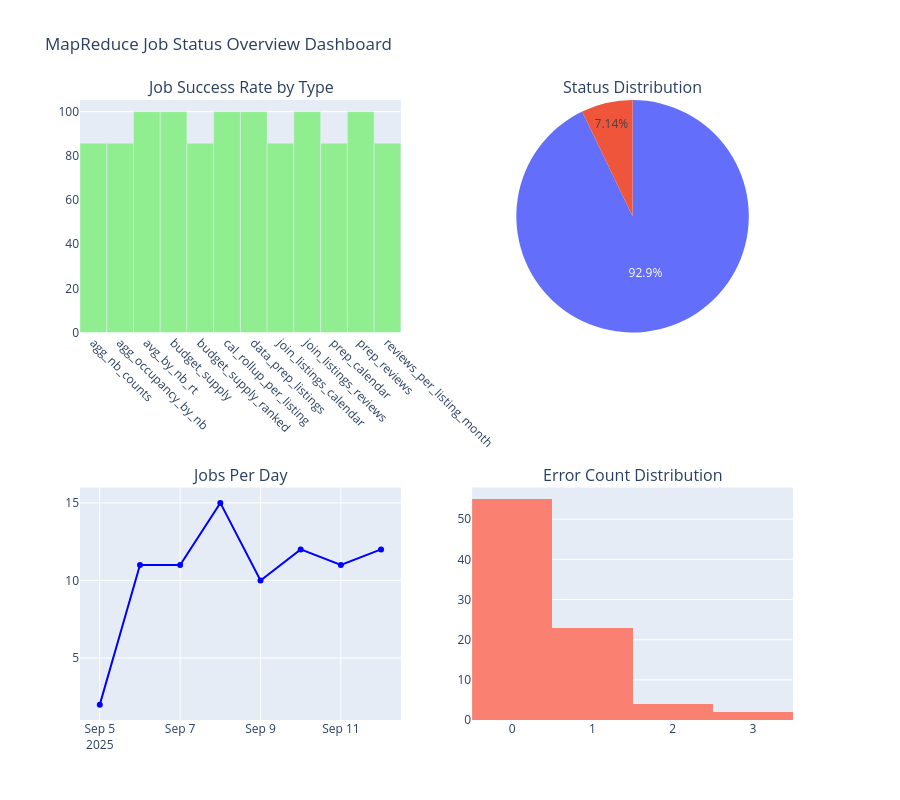

Write notebook code for a chart like this one.
### Markdown cell above
## 4. Job Status Overview Dashboard

### Code cell
fig = make_subplots(
    rows=2, cols=2,
    subplot_titles=('Job Success Rate by Type', 'Status Distribution', 'Jobs Per Day', 'Error Count Distribution'),
    specs=[[{'type': 'bar'}, {'type': 'pie'}],
           [{'type': 'scatter'}, {'type': 'histogram'}]]
)

success_by_job = job_df.groupby('job_name')['status'].apply(
    lambda x: (x == 'SUCCESS').mean() * 100
).reset_index()
success_by_job.columns = ['job_name', 'success_rate']

fig.add_trace(
    go.Bar(
        x=success_by_job['job_name'], 
        y=success_by_job['success_rate'],
        name='Success Rate %',
        marker_color='lightgreen'
    ),
    row=1, col=1
)

status_counts = job_df['status'].value_counts()
fig.add_trace(
    go.Pie(
        labels=status_counts.index,
        values=status_counts.values,
        name='Status Distribution'
    ),
    row=1, col=2
)

jobs_per_day = job_df.groupby('date').size().reset_index()
jobs_per_day.columns = ['date', 'count']
fig.add_trace(
    go.Scatter(
        x=jobs_per_day['date'],
        y=jobs_per_day['count'],
        mode='lines+markers',
        name='Jobs Per Day',
        line=dict(color='blue')
    ),
    row=2, col=1
)

fig.add_trace(
    go.Histogram(
        x=job_df['error_count'],
        name='Error Count Distribution',
        marker_color='salmon'
    ),
    row=2, col=2
)

fig.update_layout(
    height=800,
    title_text="MapReduce Job Status Overview Dashboard",
    showlegend=False
)

fig.update_xaxes(tickangle=45, row=1, col=1)
fig.show()

print("Job Execution Summary:")
print(f"• Total job runs: {len(job_df)}")
print(f"• Success rate: {(job_df['status'] == 'SUCCESS').mean():.1%}")
print(f"• Average duration: {job_df['duration_minutes'].mean():.1f} minutes")
print(f"• Total errors: {job_df['error_count'].sum()}")

print("\nJob Performance by Type:")
job_summary = job_df.groupby('job_name').agg({
    'status': lambda x: (x == 'SUCCESS').mean(),
    'duration_minutes': 'mean',
    'error_count': 'sum'
}).round(3)
job_summary.columns = ['Success Rate', 'Avg Duration (min)', 'Total Errors']
display(job_summary.sort_values('Success Rate', ascending=False))

### Figure 1 — Plotly figure (JSON) as saved in the notebook; plotly's stock layout.template omitted (floating-point values rounded to 4 significant figures)
{"data": [{"marker": {"color": "lightgreen"}, "name": "Success Rate %", "type": "bar", "x": ["agg_nb_counts", "agg_occupancy_by_nb", "avg_by_nb_rt", "budget_supply", "budget_supply_ranked", "cal_rollup_per_listing", "data_prep_listings", "join_listings_calendar", "join_listings_reviews", "prep_calendar", "prep_reviews", "reviews_per_listing_month"], "xaxis": "x", "y": [85.71, 85.71, 100.0, 100.0, 85.71, 100.0, 100.0, 85.71, 100.0, 85.71, 100.0, 85.71], "yaxis": "y"}, {"domain": {"x": [0.55, 1], "y": [0.625, 1]}, "labels": ["SUCCESS", "FAILED"], "name": "Status Distribution", "type": "pie", "values": [78, 6]}, {"line": {"color": "blue"}, "mode": "lines+markers", "name": "Jobs Per Day", "type": "scatter", "x": ["2025-09-05", "2025-09-06", "2025-09-07", "2025-09-08", "2025-09-09", "2025-09-10", "2025-09-11", "2025-09-12"], "xaxis": "x2", "y": [2, 11, 11, 15, 10, 12, 11, 12], "yaxis": "y2"}, {"marker": {"color": "salmon"}, "name": "Error Count Distribution", "type": "histogram", "x": [0, 1, 1, 0, 1, 1, 1, 0, 0, 0, 0, 0, 0, 0, 0, 1, 1, 1, 0, 0, 0, 1, 0, 1, 0, 0, 0, 0, 0, 0, 0, 0, 0, 0, 0, 0, 0, 1, 1, 0, 0, 0, 0, 0, 0, 0, 0, 0, 2, 0, 1, 0, 3, 1, 0, 0, 1, 0, 0, 0, 0, 0, 0, 0, 2, 0, 0, 1, 0, 3, 2, 0, 0, 0, 0, 1, 1, 1, 1, 1, 2, 1, 0, 1], "xaxis": "x3", "yaxis": "y3"}], "layout": {"annotations": [{"font": {"size": 16}, "showarrow": false, "text": "Job Success Rate by Type", "x": 0.225, "xanchor": "center", "xref": "paper", "y": 1, "yanchor": "bottom", "yref": "paper"}, {"font": {"size": 16}, "showarrow": false, "text": "Status Distribution", "x": 0.775, "xanchor": "center", "xref": "paper", "y": 1, "yanchor": "bottom", "yref": "paper"}, {"font": {"size": 16}, "showarrow": false, "text": "Jobs Per Day", "x": 0.225, "xanchor": "center", "xref": "paper", "y": 0.375, "yanchor": "bottom", "yref": "paper"}, {"font": {"size": 16}, "showarrow": false, "text": "Error Count Distribution", "x": 0.775, "xanchor": "center", "xref": "paper", "y": 0.375, "yanchor": "bottom", "yref": "paper"}], "height": 800, "showlegend": false, "title": {"text": "MapReduce Job Status Overview Dashboard"}, "xaxis": {"anchor": "y", "domain": [0, 0.45], "tickangle": 45}, "xaxis2": {"anchor": "y2", "domain": [0, 0.45]}, "xaxis3": {"anchor": "y3", "domain": [0.55, 1]}, "yaxis": {"anchor": "x", "domain": [0.625, 1]}, "yaxis2": {"anchor": "x2", "domain": [0, 0.375]}, "yaxis3": {"anchor": "x3", "domain": [0, 0.375]}}}
